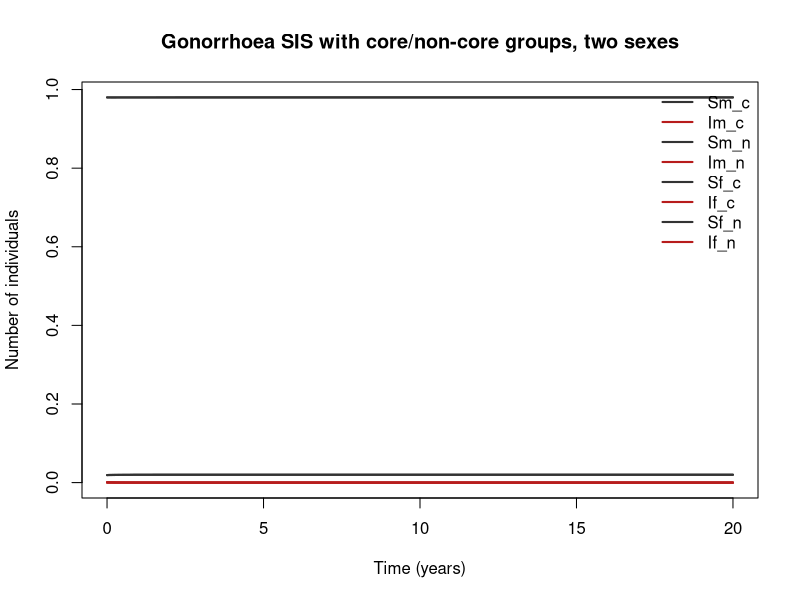

Reproduce this figure in R.
## Gonorrhoea SIS with core/non-core groups, two sexes
## Gonorrhoea, heterosexual.
## Parameter values: 0 of 7 checked against the source; the rest are recalled or illustrative.
## Reference: Hethcote HW, Yorke JA. Gonorrhea Transmission Dynamics and Control. Lecture Notes in Biomathematics vol. 56. Springer-Verlag, 1984
## Source: https://doi.org/10.1007/978-3-662-07544-9
##
## Generated from a compartmental model diagram (model format v1).
## Regenerating from the same diagram always gives this exact file.
##
## Compartments: Sm_c, Im_c, Sm_n, Im_n, Sf_c, If_c, Sf_n, If_n
## Flows (time unit: years):
##   Sm_c -> Im_c  : foi_m_c * Sm_c
##   Im_c -> Sm_c  : 1 / dur_m * Im_c
##   Sm_n -> Im_n  : foi_m_n * Sm_n
##   Im_n -> Sm_n  : 1 / dur_m * Im_n
##   Sf_c -> If_c  : foi_f_c * Sf_c
##   If_c -> Sf_c  : 1 / dur_f * If_c
##   Sf_n -> If_n  : foi_f_n * Sf_n
##   If_n -> Sf_n  : 1 / dur_f * If_n

library(deSolve)

# ---- Time ------------------------------------------------------------
times <- seq(0, 20, by = 0.02)  # years

# ---- Parameters ------------------------------------------------------
parameters <- c(
  cp_c = 20,     # core partner rate (partners/yr) [illustrative]
  cp_n = 1,      # non-core partner rate (partners/yr) [illustrative]
  b_mf = 0.5,    # male-to-female transmission probability (per partnership) [illustrative]
  b_fm = 0.25,   # female-to-male transmission probability (per partnership) [illustrative]
  dur_m = 0.05,  # mean infectious duration in men (most symptomatic, treated in about 2–3 weeks) (yr) [illustrative]
  dur_f = 0.25,  # mean infectious duration in women (many asymptomatic) (yr) [illustrative]
  eps_mix = 0.6  # assortativity [illustrative]
)

# ---- Initial conditions ----------------------------------------------
state <- c(
  Sm_c = 0.019,  # susceptible core men
  Im_c = 0.001,  # infected core men
  Sm_n = 0.98,   # susceptible non-core men
  Im_n = 0,      # infected non-core men
  Sf_c = 0.019,  # susceptible core women
  If_c = 0.001,  # infected core women
  Sf_n = 0.98,   # susceptible non-core women
  If_n = 0       # infected non-core women
)

# ---- Model equations -------------------------------------------------
gonorrhoea_core_group_hethcote_yorke_model <- function(t, state, parameters) {
  with(as.list(c(state, parameters)), {
    # Total population
    N <- Sm_c + Im_c + Sm_n + Im_n + Sf_c + If_c + Sf_n + If_n

    # Derived quantities
    Nm_c <- Sm_c + Im_c                                                        # core men total
    Nm_n <- Sm_n + Im_n                                                        # non-core men total
    Nf_c <- Sf_c + If_c                                                        # core women total
    Nf_n <- Sf_n + If_n                                                        # non-core women total
    pf_mix <- (cp_c * If_c + cp_n * If_n) / (cp_c * Nf_c + cp_n * Nf_n)        # prevalence among female partnerships (proportionate mixing)
    pm_mix <- (cp_c * Im_c + cp_n * Im_n) / (cp_c * Nm_c + cp_n * Nm_n)        # prevalence among male partnerships (proportionate mixing)
    foi_m_c <- cp_c * b_fm * (eps_mix * If_c / Nf_c + (1 - eps_mix) * pf_mix)  # force of infection, core men
    foi_m_n <- cp_n * b_fm * (eps_mix * If_n / Nf_n + (1 - eps_mix) * pf_mix)  # force of infection, non-core men
    foi_f_c <- cp_c * b_mf * (eps_mix * Im_c / Nm_c + (1 - eps_mix) * pm_mix)  # force of infection, core women
    foi_f_n <- cp_n * b_mf * (eps_mix * Im_n / Nm_n + (1 - eps_mix) * pm_mix)  # force of infection, non-core women

    # Rates of change
    dSm_c <- -foi_m_c * Sm_c + 1 / dur_m * Im_c
    dIm_c <- foi_m_c * Sm_c - 1 / dur_m * Im_c
    dSm_n <- -foi_m_n * Sm_n + 1 / dur_m * Im_n
    dIm_n <- foi_m_n * Sm_n - 1 / dur_m * Im_n
    dSf_c <- -foi_f_c * Sf_c + 1 / dur_f * If_c
    dIf_c <- foi_f_c * Sf_c - 1 / dur_f * If_c
    dSf_n <- -foi_f_n * Sf_n + 1 / dur_f * If_n
    dIf_n <- foi_f_n * Sf_n - 1 / dur_f * If_n

    list(c(dSm_c, dIm_c, dSm_n, dIm_n, dSf_c, dIf_c, dSf_n, dIf_n))
  })
}

# ---- Solve -----------------------------------------------------------
out <- ode(y = state, times = times, func = gonorrhoea_core_group_hethcote_yorke_model, parms = parameters)
out <- as.data.frame(out)

# ---- Plot ------------------------------------------------------------
compartment_cols <- c(Sm_c = "#333333", Im_c = "#B71C1C", Sm_n = "#333333", Im_n = "#B71C1C", Sf_c = "#333333", If_c = "#B71C1C", Sf_n = "#333333", If_n = "#B71C1C")
matplot(out$time, out[, names(compartment_cols)], type = "l", lty = 1, lwd = 2,
        col = compartment_cols, xlab = "Time (years)", ylab = "Number of individuals",
        main = "Gonorrhoea SIS with core/non-core groups, two sexes")
legend("topright", legend = names(compartment_cols), col = compartment_cols,
       lty = 1, lwd = 2, bty = "n")
